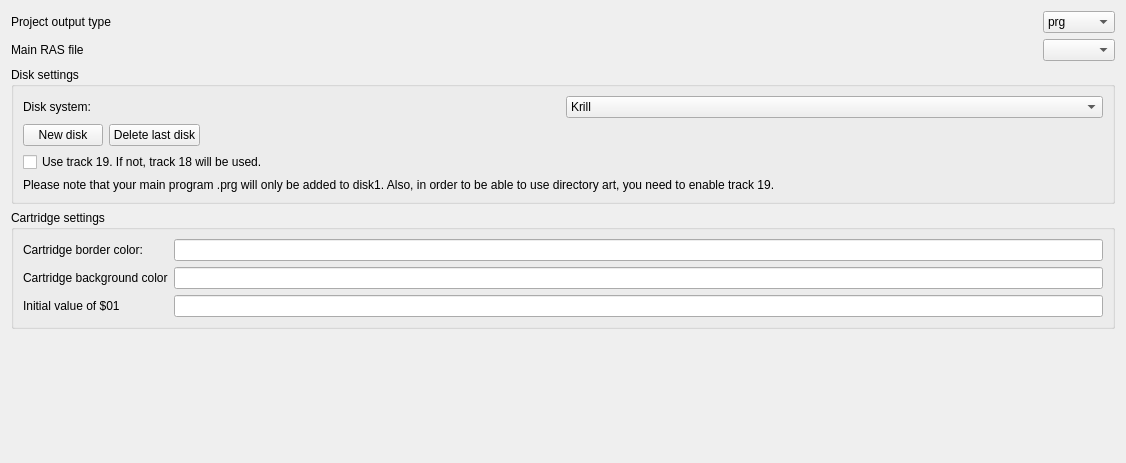
           <widget class="QWidget" name="scrollAreaWidgetContents_3">
            <property name="geometry">
             <rect>
              <x>0</x>
              <y>0</y>
              <width>1126</width>
              <height>463</height>
             </rect>
            </property>
            <layout class="QGridLayout" name="gridLayout_24">
             <item row="2" column="0">
              <widget class="QGroupBox" name="groupBox_2">
               <property name="title">
                <string>Cartridge settings</string>
               </property>
               <layout class="QGridLayout" name="gridLayout_26">
                <item row="0" column="0">
                 <layout class="QGridLayout" name="gridLayout_5">
                  <item row="2" column="0">
                   <widget class="QLabel" name="label_18">
                    <property name="text">
                     <string>Initial value of $01</string>
                    </property>
                   </widget>
                  </item>
                  <item row="0" column="1">
                   <widget class="QLineEdit" name="leBorderColor"/>
                  </item>
                  <item row="2" column="1">
                   <widget class="QLineEdit" name="leInitMachineState">
                    <property name="text">
                     <string/>
                    </property>
                   </widget>
                  </item>
                  <item row="0" column="0">
                   <widget class="QLabel" name="label_10">
                    <property name="text">
                     <string>Cartridge border color:</string>
                    </property>
                   </widget>
                  </item>
                  <item row="1" column="1">
                   <widget class="QLineEdit" name="leBackgroundColor"/>
                  </item>
                  <item row="1" column="0">
                   <widget class="QLabel" name="label_17">
                    <property name="text">
                     <string>Cartridge background color</string>
                    </property>
                   </widget>
                  </item>
                 </layout>
                </item>
               </layout>
              </widget>
             </item>
             <item row="0" column="0">
              <layout class="QGridLayout" name="gridLayout_4" columnstretch="1,0">
               <item row="0" column="0">
                <widget class="QLabel" name="label_6">
                 <property name="text">
                  <string>Project output type</string>
                 </property>
                </widget>
               </item>
               <item row="1" column="0">
                <widget class="QLabel" name="label_8">
                 <property name="text">
                  <string>Main RAS file</string>
                 </property>
                </widget>
               </item>
               <item row="0" column="1">
                <widget class="QComboBox" name="cmbOutputType">
                 <item>
                  <property name="text">
                   <string>prg</string>
                  </property>
                 </item>
                 <item>
                  <property name="text">
                   <string>d64</string>
                  </property>
                 </item>
                 <item>
                  <property name="text">
                   <string>crt</string>
                  </property>
                 </item>
                </widget>
               </item>
               <item row="1" column="1">
                <widget class="QComboBox" name="cmbMainRas"/>
               </item>
              </layout>
             </item>
             <item row="4" column="0">
              <spacer name="verticalSpacer">
               <property name="orientation">
                <enum>Qt::Orientation::Vertical</enum>
               </property>
               <property name="sizeHint" stdset="0">
                <size>
                 <width>20</width>
                 <height>40</height>
                </size>
               </property>
              </spacer>
             </item>
             <item row="1" column="0">
              <widget class="QGroupBox" name="groupBox_6">
               <property name="title">
                <string>Disk settings</string>
               </property>
               <layout class="QGridLayout" name="gridLayout_38" rowstretch="3,0,0,0,0,0,0,0,0,0,0" columnstretch="0">
                <item row="3" column="0">
                 <layout class="QGridLayout" name="gridLayout_39">
                  <item row="0" column="1">
                   <widget class="QPushButton" name="pushButton_3">
                    <property name="text">
                     <string>Delete last disk</string>
                    </property>
                   </widget>
                  </item>
                  <item row="0" column="0">
                   <widget class="QPushButton" name="pushButton_2">
                    <property name="text">
                     <string>New disk</string>
                    </property>
                   </widget>
                  </item>
                  <item row="0" column="2">
                   <spacer name="horizontalSpacer_2">
                    <property name="orientation">
                     <enum>Qt::Orientation::Horizontal</enum>
                    </property>
                    <property name="sizeHint" stdset="0">
                     <size>
                      <width>40</width>
                      <height>20</height>
                     </size>
                    </property>
                   </spacer>
                  </item>
                 </layout>
                </item>
                <item row="9" column="0">
                 <widget class="QCheckBox" name="chkTrack19">
                  <property name="text">
                   <string>Use track 19. If not, track 18 will be used.</string>
                  </property>
                 </widget>
                </item>
                <item row="10" column="0">
                 <widget class="QLabel" name="label_2">
                  <property name="text">
                   <string>Please note that your main program .prg will only be added to disk1. Also, in order to be able to use directory art, you need to enable track 19.</string>
                  </property>
                 </widget>
                </item>
                <item row="8" column="0">
                 <layout class="QGridLayout" name="grdDisks"/>
                </item>
                <item row="1" column="0">
                 <layout class="QGridLayout" name="gridLayout_36">
                  <item row="3" column="1">
                   <widget class="QComboBox" name="cmbDiskSystem">
                    <item>
                     <property name="text">
                      <string>Krill</string>
                     </property>
                    </item>
                    <item>
                     <property name="text">
                      <string>Sparkle</string>
                     </property>
                    </item>
                   </widget>
                  </item>
                  <item row="3" column="0">
                   <widget class="QLabel" name="label_47">
                    <property name="text">
                     <string>Disk system:</string>
                    </property>
                   </widget>
                  </item>
                 </layout>
                </item>
               </layout>
              </widget>
             </item>
            </layout>
           </widget>
